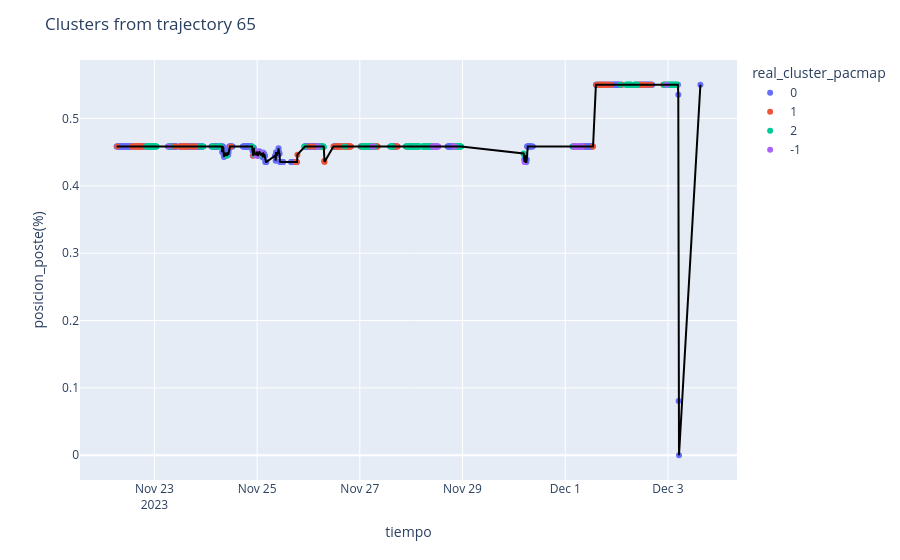

Notebook source saved alongside this figure:
### Code cell
#Clusters.
plotFigure('lineplot', 
                    idxTrajectory   = 21, 
                    idxVariable     = 3, 
                    algorithm       = 'pacmap')

### Figure 1 — Plotly figure (JSON) as saved in the notebook; plotly's stock layout.template omitted (floating-point values rounded to 4 significant figures; data arrays with more than 128 entries replaced by an {"elided": "..."} marker saying what was removed)
{"data": [{"hovertemplate": "real_cluster_pacmap=0<br>tiempo=%{x}<br>posicion_poste(%)=%{y}<extra></extra>", "legendgroup": "0", "line": {"color": "black"}, "marker": {"color": "#636efa", "symbol": "circle"}, "mode": "markers", "name": "0", "orientation": "v", "showlegend": true, "type": "scatter", "x": {"elided": "486 str values"}, "xaxis": "x", "y": {"elided": "486 float values"}, "yaxis": "y"}, {"hovertemplate": "real_cluster_pacmap=1<br>tiempo=%{x}<br>posicion_poste(%)=%{y}<extra></extra>", "legendgroup": "1", "line": {"color": "black"}, "marker": {"color": "#EF553B", "symbol": "circle"}, "mode": "markers", "name": "1", "orientation": "v", "showlegend": true, "type": "scatter", "x": {"elided": "154 str values"}, "xaxis": "x", "y": {"elided": "154 float values"}, "yaxis": "y"}, {"hovertemplate": "real_cluster_pacmap=2<br>tiempo=%{x}<br>posicion_poste(%)=%{y}<extra></extra>", "legendgroup": "2", "line": {"color": "black"}, "marker": {"color": "#00cc96", "symbol": "circle"}, "mode": "markers", "name": "2", "orientation": "v", "showlegend": true, "type": "scatter", "x": {"elided": "244 str values"}, "xaxis": "x", "y": {"elided": "244 float values"}, "yaxis": "y"}, {"hovertemplate": "real_cluster_pacmap=-1<br>tiempo=%{x}<br>posicion_poste(%)=%{y}<extra></extra>", "legendgroup": "-1", "line": {"color": "black"}, "marker": {"color": "#ab63fa", "symbol": "circle"}, "mode": "markers", "name": "-1", "orientation": "v", "showlegend": true, "type": "scatter", "x": ["2023-11-23T06:30:00", "2023-11-24T22:40:00", "2023-11-24T23:30:00", "2023-11-24T23:40:00", "2023-11-24T23:50:00", "2023-11-25T00:00:00", "2023-11-25T00:10:00", "2023-11-25T02:00:00", "2023-11-25T02:10:00", "2023-11-26T04:20:00", "2023-11-26T04:30:00", "2023-11-27T05:40:00", "2023-11-27T06:00:00", "2023-11-27T06:20:00", "2023-11-28T10:00:00", "2023-11-28T10:20:00", "2023-11-28T10:30:00", "2023-11-28T10:40:00", "2023-11-28T11:10:00", "2023-11-28T11:20:00", "2023-11-28T11:30:00", "2023-11-28T11:40:00", "2023-11-28T11:50:00", "2023-11-28T12:00:00", "2023-11-28T12:10:00", "2023-11-28T12:20:00", "2023-11-28T12:30:00", "2023-11-28T12:40:00", "2023-11-28T19:40:00", "2023-11-28T20:20:00", "2023-11-30T05:00:00", "2023-12-01T03:50:00", "2023-12-01T04:00:00", "2023-12-01T04:10:00", "2023-12-01T04:20:00", "2023-12-01T04:30:00", "2023-12-01T04:40:00", "2023-12-01T04:50:00", "2023-12-01T05:00:00", "2023-12-01T05:10:00", "2023-12-01T05:20:00", "2023-12-01T05:30:00", "2023-12-01T05:40:00", "2023-12-01T05:50:00", "2023-12-01T06:40:00", "2023-12-01T06:50:00", "2023-12-01T07:00:00", "2023-12-01T07:10:00", "2023-12-01T07:20:00", "2023-12-01T07:30:00", "2023-12-01T07:40:00", "2023-12-01T07:50:00", "2023-12-02T23:20:00"], "xaxis": "x", "y": [0.4584, 0.4485, 0.4454, 0.4503, 0.4509, 0.4484, 0.4449, 0.4488, 0.4477, 0.4584, 0.4584, 0.4584, 0.4584, 0.4584, 0.4584, 0.4584, 0.4584, 0.4584, 0.4584, 0.4584, 0.4584, 0.4584, 0.4584, 0.4584, 0.4584, 0.4584, 0.4584, 0.4584, 0.4584, 0.4584, 0.4355, 0.4584, 0.4584, 0.4584, 0.4584, 0.4584, 0.4584, 0.4584, 0.4584, 0.4584, 0.4584, 0.4584, 0.4584, 0.4584, 0.4584, 0.4584, 0.4584, 0.4584, 0.4584, 0.4584, 0.4584, 0.4584, 0.5501], "yaxis": "y"}, {"hovertemplate": "tiempo=%{x}<br>posicion_poste(%)=%{y}<extra></extra>", "legendgroup": "", "line": {"color": "black", "dash": "solid"}, "marker": {"symbol": "circle"}, "mode": "lines", "name": "", "orientation": "v", "showlegend": false, "type": "scatter", "x": {"elided": "937 str values"}, "xaxis": "x", "y": {"elided": "937 float values"}, "yaxis": "y"}], "layout": {"legend": {"title": {"text": "real_cluster_pacmap"}, "tracegroupgap": 0}, "margin": {"t": 60}, "title": {"text": "Clusters from trajectory 65"}, "xaxis": {"anchor": "y", "domain": [0, 1], "title": {"text": "tiempo"}}, "yaxis": {"anchor": "x", "domain": [0, 1], "title": {"text": "posicion_poste(%)"}}}}
